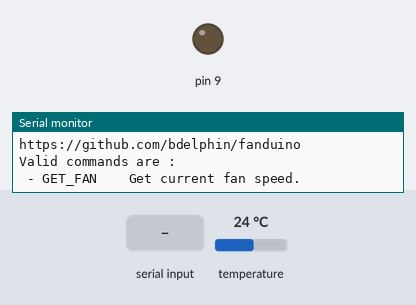
Simulated run of this sketch. Board: Arduino Uno, built with avr-gcc and run on an emulated ATmega328P. On the bench: output pins drawn as LEDs (lit = HIGH), the last lines printed to the serial monitor. The test bench sets the inputs (shaded band); at power-on: temperature 24 °C.

Above: at 0.1 s.
At 2.0 s:
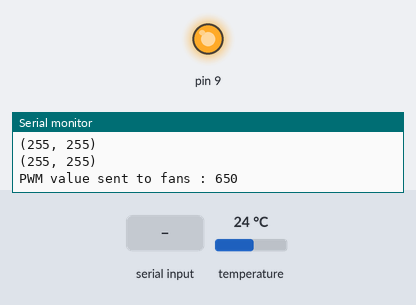
2.1 s: "OVERRIDE,1\n" received over Serial
3.8 s: "GET_ALL\n" received over Serial
Timing chart, 0 to 6.8 s (numbered marks = the images above; inputs shaded):
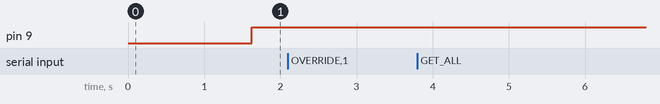

The sketch:

fanController.ino
```cpp
#include <OneWire.h>
#include <DallasTemperature.h>
#include <EEPROM.h>

#define ONE_WIRE_BUS 11

String data = "";
int percent = 0;
int analogValue = 0; // fan off at beginning
int lastAnalogValue = 666;

// Default temperature profile
// temp, fan speed in %, temp, %, temp, %, temp, %, ...
int profile[] = {20, 0, 25, 25, 30, 50, 40, 75, 50, 100};

// valid commands and some hint about each one
char *commands[] =
{
    " - GET_FAN","\t\tGet current fan speed.",
    " - GET_TEMP","\t\tGet current temperature.",
    " - GET_ALL","\t\tGet current fan & temperature.",
    " - OVERRIDE(value)","\tOverride temperature profile with supplied 'value', given in %.",
    " - OVERRIDE_OFF","\tDisable temperature override.",
    " - GET_PROFILE","\tGet current temperature profile.",
    " - SET_PROFILE(profile)","\tSet new temperature profile (see below).",
    " - DEFAULT_PROFILE","\tRevert to 'factory' default temperature profile."
};

bool overrideProfile = false;

int temp = 0;

OneWire oneWire(ONE_WIRE_BUS);
DallasTemperature sensors(&oneWire);

void setup()
{
    Serial.begin(9600);
    pinMode(9, OUTPUT);

    Serial.println();
    Serial.println("Arduino DC Fan controller ");
    Serial.println("https://github.com/bdelphin/fanduino");
    Serial.println();

    printValidCommands();

    if(EEPROM.read(10) == 0)
    {
        // first run of this program on this arduino board
        // store needed values on EEPROM
        for (int i = 0; i < sizeof(profile); i++)
        {
            EEPROM.write(i, profile[i]);
        }
        // set 10th bit to 1
        EEPROM.write(10, 1);
    }
    else
    {
        // not the first run
        // get EEPROM stored profile
        for (int i = 0; i < 10; i++)
        {
            byte val = EEPROM.read(i);
            profile[i] = (int)val;
        }
        printProfile("Restored last temperature profile : ");
    }

}

void loop()
{
    if(overrideProfile)
    {
        // override temperature profile with received value
        setFanSpeed();
    }
    else
    {
        // normal mode, set fan speed according to temperature profile
        sensors.requestTemperatures();
        temp = sensors.getTempCByIndex(0);

        // temp threshold in on even indexes (0, 2, 4, 6, 8, ...)
        // so let's check each temperature threshold
        for(int i = 0; i < sizeof(profile)/2; i += 2)
        {
            // if temperature is below threshold, set corresponding fan speed
            // and break the loop
            if (temp < profile[i])
            {
                percent = profile[i+1];
                analogValue= map(percent, 0, 100, 0, 255);

                setFanSpeed();

                break;
            }
        }
    }

    // monitor serial for commands
    if (Serial.available() > 0)
    {
        // read received data
        data = Serial.readStringUntil('\n');

        // if there's a : check command
        if(data.indexOf("(") > 0)
        {
            int index = data.indexOf("(");
            int indexEnd = data.indexOf(")");

            String command = data.substring(0, index);
            String argument = data.substring(index+1, indexEnd);

            //Serial.println(command + " -> " + argument);

            if (command == "SET_PROFILE")
            {
                Serial.println("New temperature profile received : " + argument);
                Serial.println();

                // TODO: improve for random profile size ? -> is it really needed ?

                // fixed profile size :
                for(int i = 0; i < 10; i++)
                {
                    int argIndex = argument.indexOf(",");
                    int argIndexEnd = argument.indexOf(")");

                    String temp = argument.substring(0, argIndex);
                    String remaining = argument.substring(argIndex+1, argIndexEnd);
                    profile[i] = temp.toInt();

                    argument = remaining;
                }

                // print new temperature profile
                printProfile("New temperature profile set : ");

                // store new profile in EEPROM
                for (int i = 0; i < sizeof(profile); i++)
                {
                    EEPROM.write(i, profile[i]);
                }

                // print some hints
                Serial.println("New profile saved in EEPROM.");
                Serial.println("It will be restored on reboot. If you want to revert to default profile, launch DEFAULT_PROFILE");
                Serial.println();

                // NOT A GOOD IDEA :
                // sizeof argument
                // for loop on each argument char, count ','
                // malloc array : number of ','
                // realloc profile array ?
                // loop through argument array

            }
            else if (command == "OVERRIDE")
            {
                // enable override
                overrideProfile = true;

                // convert string to int
                percent = argument.toInt();

                // handle wrong values
                if (percent > 100)
                    percent =100;
                else if (percent < 0)
                    percent = 0;

                Serial.print("Temperature profile overriden (");
                Serial.print(percent, DEC);
                Serial.println("%), please be carefull.");
                Serial.println();

                // convert fan value from % to 0-255
                analogValue= map(percent, 0, 100, 0, 255);
            }


        }
        else // regular commands
        {
            if (data == "GET_ALL")
            {
                // return current fan speed & temperature
                printFan();
                printTemp();
                Serial.println();
            }
            else if (data == "GET_FAN")
            {
                // return current fan speed
                printFan();
                Serial.println();
            }
            else if (data == "GET_TEMP")
            {
                // return current temperature
                printTemp();
                Serial.println();
            }
            else if (data == "GET_PROFILE")
            {
                // return current profile
                printProfile("Current temperature profile : ");
                /*Serial.print("Current profile : ");
                Serial.println("(Max temperature, fan speed)");
                for(int i = 0; i < sizeof(profile)/2; i += 2)
                {
                    Serial.println("(" + String(profile[i]) + ", " + String(profile[i+1]) + ")");
                }
                Serial.println();*/
            }
            else if (data == "DEFAULT_PROFILE")
            {
                // revert to "factory" default temperature profile
                int profile[] = {20, 0, 25, 25, 30, 50, 40, 75, 50, 100};
                printProfile("Factory default temperature profile reseted : ");
            }
            else if (data == "OVERRIDE_OFF")
            {
                Serial.println("Temperate profile override disabled.");
                overrideProfile = false;
                Serial.println();

                // return current profile
                printProfile("Current temperature profile : ");
                /*Serial.print("Current profile : ");
                Serial.println("(Max temperature, fan speed)");
                for(int i = 0; i < sizeof(profile)/2; i += 2)
                {
                    Serial.println("(" + String(profile[i]) + ", " + String(profile[i+1]) + ")");
                }
                Serial.println();*/
            }
            else
            {
                Serial.println("Unknown command.");
                printValidCommands();
            }
        }
    }
}

void printProfile(String introText)
{
    // return current profile
    Serial.print(introText);
    Serial.println("(Max temperature, fan speed)");
    for(int i = 0; i < sizeof(profile)/2; i += 2)
    {
        Serial.println("(" + String(profile[i]) + ", " + String(profile[i+1]) + ")");
    }
    Serial.println();
}

void printFan()
{
    Serial.print("Current fan speed : ");
    Serial.print(map(analogValue, 0, 255, 0, 100));
    Serial.println("%");
}

void printTemp()
{
    sensors.requestTemperatures();
    Serial.print("Temperature : ");
    Serial.print(sensors.getTempCByIndex(0));
    Serial.println("°C");
}

void printValidCommands()
{
    Serial.println("Valid commands are : ");
    for(int i = 0; i < sizeof(commands)/2; i += 2)
    {
        Serial.print(commands[i]);
        //Serial.print(" : ");
        Serial.println(commands[i+1]);
    }
    Serial.println();
    Serial.println("Temperature profile is composed of five temperature threshold / fan speed in % pairs, each element separated by a comma.");
    //Serial.println("Structure: temp1,fan%1,temp2,fan%2,temp3,fan%3,temp4,fan%4,temp5,fan%5");
    Serial.println("Example (default profile): 20,0,25,25,30,50,40,75,50,100");
    Serial.println("Read the doc at https://github.com/bdelphin/fanduino");
    //Serial.println("It means that for a temperature below 20°C, fan speed should be 0%. For a temperature below 25°C, fan speed should be 25%, and so on.");
    Serial.println();
}

void setFanSpeed()
{
    // only if it has changed
    if (analogValue != lastAnalogValue)
    {
        Serial.print("PWM value sent to fans : ");
        Serial.println(analogValue);
        Serial.println();

        analogWrite(9, analogValue);
        lastAnalogValue = analogValue;
    }
 }
```
